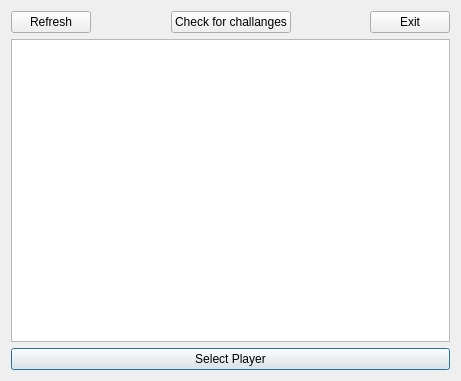
<?xml version="1.0" encoding="UTF-8"?>
<ui version="4.0">
 <class>ShowingPlayers</class>
 <widget class="QDialog" name="ShowingPlayers">
  <property name="geometry">
   <rect>
    <x>0</x>
    <y>0</y>
    <width>461</width>
    <height>381</height>
   </rect>
  </property>
  <property name="windowTitle">
   <string>Dialog</string>
  </property>
  <layout class="QGridLayout" name="gridLayout">
   <item row="1" column="0" colspan="5">
    <layout class="QVBoxLayout" name="verticalLayout">
     <item>
      <widget class="QListWidget" name="listWidget"/>
     </item>
     <item>
      <layout class="QHBoxLayout" name="horizontalLayout">
       <item>
        <widget class="QPushButton" name="pushButton_select_player">
         <property name="text">
          <string>Select Player</string>
         </property>
        </widget>
       </item>
      </layout>
     </item>
    </layout>
   </item>
   <item row="0" column="4">
    <widget class="QPushButton" name="pushButton_exit">
     <property name="text">
      <string>Exit</string>
     </property>
    </widget>
   </item>
   <item row="0" column="2">
    <widget class="QPushButton" name="pushButton_check_for_challanges">
     <property name="text">
      <string>Check for challanges</string>
     </property>
    </widget>
   </item>
   <item row="0" column="0">
    <widget class="QPushButton" name="pushButton_refresh">
     <property name="text">
      <string>Refresh</string>
     </property>
    </widget>
   </item>
   <item row="0" column="3">
    <spacer name="horizontalSpacer">
     <property name="orientation">
      <enum>Qt::Horizontal</enum>
     </property>
     <property name="sizeHint" stdset="0">
      <size>
       <width>40</width>
       <height>20</height>
      </size>
     </property>
    </spacer>
   </item>
   <item row="0" column="1">
    <spacer name="horizontalSpacer_2">
     <property name="orientation">
      <enum>Qt::Horizontal</enum>
     </property>
     <property name="sizeHint" stdset="0">
      <size>
       <width>40</width>
       <height>20</height>
      </size>
     </property>
    </spacer>
   </item>
  </layout>
 </widget>
 <resources/>
 <connections>
  <connection>
   <sender>pushButton_exit</sender>
   <signal>clicked()</signal>
   <receiver>ShowingPlayers</receiver>
   <slot>close()</slot>
   <hints>
    <hint type="sourcelabel">
     <x>402</x>
     <y>23</y>
    </hint>
    <hint type="destinationlabel">
     <x>400</x>
     <y>90</y>
    </hint>
   </hints>
  </connection>
 </connections>
</ui>
